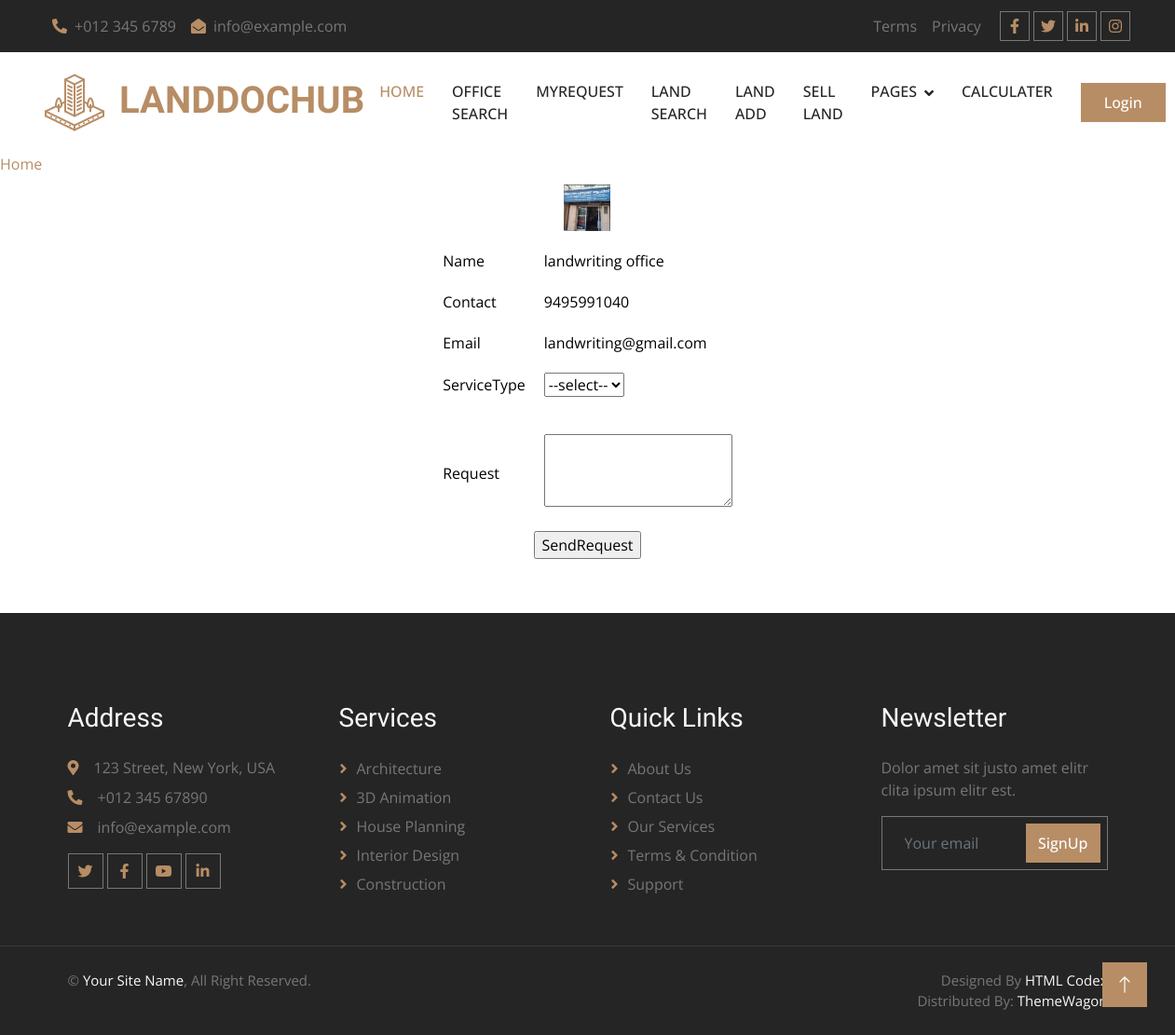
Screenshot of /User/SendRequesttoOffice/6 with the database file from the repository.
### Guest/models.py (models this page shows)
class tbl_office(models.Model):
   office_name=models.CharField(max_length=50)
   office_contact=models.CharField(max_length=50)
   office_email=models.CharField(max_length=50)
   office_address=models.CharField(max_length=50)
   place=models.ForeignKey(tbl_place,on_delete=models.CASCADE)
   office_logo=models.FileField(upload_to='Assests/OfficeDocs/')
   office_proof=models.FileField(upload_to='Assests/OfficeDocs/')
   office_password=models.CharField(max_length=50)
   office_status=models.IntegerField(default=0)
   office_doj=models.DateField(auto_now_add=True)

### User/views.py (the view)
# urls.py: path('SendRequesttoOffice/<int:id>',views.SendRequesttoOffice,name="SendRequesttoOffice"),
def SendRequesttoOffice(request,id):
    officeData=tbl_office.objects.get(id=id)
    serviceData=tbl_services.objects.all()
    if request.method=="POST":
        serviceID = tbl_services.objects.get(id=request.POST.get('selServiceType'))
        userID=tbl_user.objects.get(id=request.session["uid"])
        tbl_servicerequest.objects.create(
            request_message=request.POST.get('txtrequest'),
            service=serviceID,
            user=userID,
            office=officeData
            )
        return redirect('User:homepage')
    else:
        return render (request,"User/SendRequesttoOffice.html",{'officeData':officeData,'serviceData':serviceData})

### User/Templates/User/SendRequesttoOffice.html (shortened to what this page needs)
{% extends 'User/Header.html' %}
{% load static %}
{% block content %}
<!DOCTYPE html>
<html lang="en">
<head>
</head>
<body>
    <a href="{% url 'User:homepage' %}">Home</a>
    <form method="post">
    <div class="container-fluid d-bg-image">
        <div class="d-profile">
            <table align="center" style="color: black;" cellpadding="10px" class="d-card">
                <tr>
                    <td colspan="2" align="center"><img src="{{officeData.office_logo.url}}" alt="" width="50" height="50"></td>
                </tr>
                <tr>
                    <td>Name</td>
                    <td>{{officeData.office_name}}</td>
                </tr>
                <tr>
                    <td>Contact</td>
                    <td>{{officeData.office_contact}}</td>
                </tr>
                <tr>
                    <td>Email</td>
                    <td>{{officeData.office_email}}</td>
                </tr>
                <tr>
                    <td>ServiceType</td>
                    <td><select name="selServiceType" id="selServiceType">
                        <option value="--select--">--select--</option>
                    </select></td>
                </tr>
               <tr>
                <td id="result" colspan="2"></td>
               </tr>
                <tr>
                    <td>Request</td>
                    <td><textarea name="txtrequest" rows="3" cols="22"></textarea></td>
                </tr>
                <tr>
                   <td colspan="2" align="center">
                                <input type="submit" value="SendRequest" name="btnSubmit">
                   </td>
                </tr>
            </table>
        </div>
    </div>
</form>
 </body>
</html>
{% endblock content %}

### Guest/static/Main/css/style.css (style rules this page uses)
:root { --primary: #B78D65; --light: #F8F8F8; --dark: #252525; }

### rows the page displays
tbl_office: office_logo (picture), office_name "landwriting office", office_contact "9495991040", office_email "landwriting@gmail.com"
